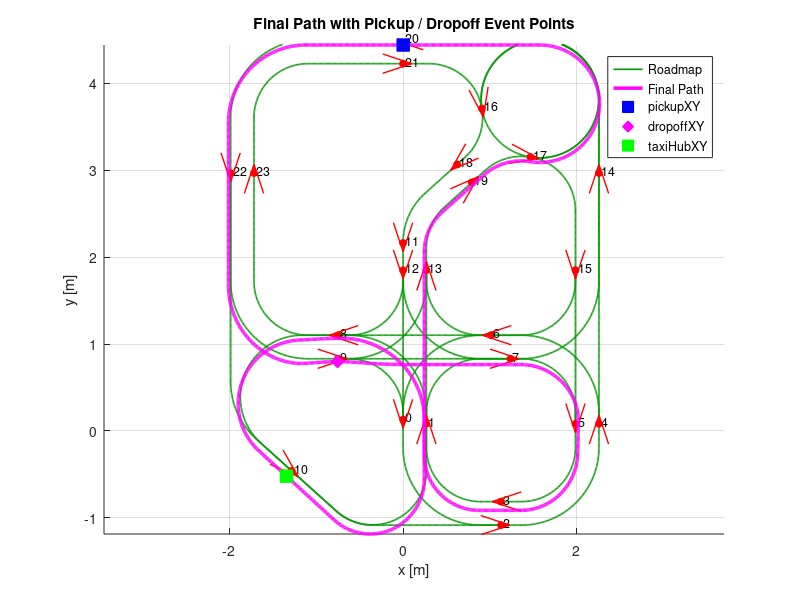

Source code (MATLAB):
function example_sdcs_path()
% example_sdcs_path
% Taxi mission planner on the Quanser SDCS roadmap.
%
% Mission:
%   taxi hub (node 10) -> pickup node -> dropoff node -> taxi hub (node 10)
%
% Exports to MAT file and base workspace:
%   pickupXY, dropoffXY, taxiHubXY
%   pickupPathIndex, dropoffPathIndex, taxiHubPathIndex
%   pickupStopRadius, dropoffStopRadius
%   pickupStopTime, dropoffStopTime

    clear; clc; close all;

    %% =========================
    % User settings
    %% =========================
    leftHandTraffic = false;
    useSmallMap = false;
    stepSize = 0.01;
    doPlot = true;
    saveOutput = true;
    outputMatFile = 'sdcs_taxi_mission.mat';

    % ============================================================
    % MISSION NODES (0-based indexing, same as Quanser/Python)
    % ============================================================
    taxiHubNode0 = 10;
    pickupNode0  = 20;
    dropoffNode0 = 9;

    %% =========================
    % Ride event settings
    %% =========================
    pickupStopRadius   = 0.20;   % [m]
    dropoffStopRadius  = 0.20;   % [m]
    pickupStopTime     = 2.0;    % [s]
    dropoffStopTime    = 2.0;    % [s]

    %% =========================
    % OPTIONAL PATH CORRECTION
    %% =========================
    usePathCorrection = true;
    loadCorrectionFromFile = false;
    correctionFile = 'astar_path_correction.mat';

    manualCorr.s             = 1.0000;
    manualCorr.rotDeg        = 0.0;
    manualCorr.tx            = -0.025;
    manualCorr.ty            = -0.05;

    manualCorr.xLeftScale    = 1.00
    manualCorr.xRightScale   = 1.015;
    manualCorr.yTopScale     = 0.998;
    manualCorr.yBottomScale  = 1.02;

    manualCorr.lateralOffset = 0.0005
    manualCorr.smoothWin     = 1;
    manualCorr.keepEndpoints = true;

    %% =========================
    % Build roadmap
    %% =========================
    roadmap = build_sdcs_roadmap(leftHandTraffic, useSmallMap, stepSize);

    %% =========================
    % Validate node IDs
    %% =========================
    maxNode0 = size(roadmap.nodes,1) - 1;
    validate_node_id(taxiHubNode0, maxNode0, 'taxiHubNode0');
    validate_node_id(pickupNode0,  maxNode0, 'pickupNode0');
    validate_node_id(dropoffNode0, maxNode0, 'dropoffNode0');

    %% =========================
    % Plan each leg with A*
    %% =========================
    leg1 = roadmap_find_shortest_node_sequence(roadmap, taxiHubNode0, pickupNode0);
    leg2 = roadmap_find_shortest_node_sequence(roadmap, pickupNode0, dropoffNode0);
    leg3 = roadmap_find_shortest_node_sequence(roadmap, dropoffNode0, taxiHubNode0);

    if isempty(leg1)
        error('A* failed for leg 1: taxiHubNode0 -> pickupNode0');
    end
    if isempty(leg2)
        error('A* failed for leg 2: pickupNode0 -> dropoffNode0');
    end
    if isempty(leg3)
        error('A* failed for leg 3: dropoffNode0 -> taxiHubNode0');
    end

    %% =========================
    % Combine mission node sequence
    %% =========================
    missionNodeSequence = concatenate_node_sequences({leg1, leg2, leg3});

    fprintf('Leg 1 (hub -> pickup)     = ['); fprintf('%d ', leg1); fprintf(']\n');
    fprintf('Leg 2 (pickup -> dropoff) = ['); fprintf('%d ', leg2); fprintf(']\n');
    fprintf('Leg 3 (dropoff -> hub)    = ['); fprintf('%d ', leg3); fprintf(']\n');
    fprintf('Mission node sequence     = ['); fprintf('%d ', missionNodeSequence); fprintf(']\n');

    %% =========================
    % Generate RAW path for each leg
    %% =========================
    leg1XY_raw = roadmap_generate_path(roadmap, leg1);
    leg2XY_raw = roadmap_generate_path(roadmap, leg2);
    leg3XY_raw = roadmap_generate_path(roadmap, leg3);

    if isempty(leg1XY_raw)
        error('Path generation failed for leg 1.');
    end
    if isempty(leg2XY_raw)
        error('Path generation failed for leg 2.');
    end
    if isempty(leg3XY_raw)
        error('Path generation failed for leg 3.');
    end

    %% =========================
    % Generate RAW full mission path
    %% =========================
    pathXY_raw = roadmap_generate_path(roadmap, missionNodeSequence);

    if isempty(pathXY_raw)
        error('Path generation failed after mission node-sequence planning.');
    end

    %% =========================
    % Optional correction
    %% =========================
    if usePathCorrection
        if loadCorrectionFromFile
            if ~isfile(correctionFile)
                error('Correction file not found: %s', correctionFile);
            end
            C = load(correctionFile);
            if ~isfield(C, 'corr')
                error('Correction file must contain a variable named "corr".');
            end
            corr = C.corr;
        else
            corr = manualCorr;
        end

        pathXY_corrected = correct_generated_path(pathXY_raw, corr);
        leg1XY_corrected = correct_generated_path(leg1XY_raw, corr);
        leg2XY_corrected = correct_generated_path(leg2XY_raw, corr);
        leg3XY_corrected = correct_generated_path(leg3XY_raw, corr);

        % Local tweaks only where needed
        pathXY_corrected = local_path_tweak(pathXY_corrected, roadmap);
        leg1XY_corrected = local_path_tweak(leg1XY_corrected, roadmap);
        leg2XY_corrected = local_path_tweak(leg2XY_corrected, roadmap);
        leg3XY_corrected = local_path_tweak(leg3XY_corrected, roadmap);

    else
        corr = [];
        pathXY_corrected = pathXY_raw;
        leg1XY_corrected = leg1XY_raw;
        leg2XY_corrected = leg2XY_raw;
        leg3XY_corrected = leg3XY_raw;
    end

    %% =========================
    % Final exported path
    %% =========================
    pathXY = pathXY_corrected;
    path_x_custom = pathXY(:,1);
    path_y_custom = pathXY(:,2);

    leg1_x = leg1XY_corrected(:,1); leg1_y = leg1XY_corrected(:,2);
    leg2_x = leg2XY_corrected(:,1); leg2_y = leg2XY_corrected(:,2);
    leg3_x = leg3XY_corrected(:,1); leg3_y = leg3XY_corrected(:,2);

    %% =========================
    % Pickup / Dropoff event points on final path
    %% =========================
    pickupMat  = pickupNode0 + 1;
    dropoffMat = dropoffNode0 + 1;
    taxiHubMat = taxiHubNode0 + 1;

    pickupNodeXY_raw  = roadmap.nodes(pickupMat,1:2);
    dropoffNodeXY_raw = roadmap.nodes(dropoffMat,1:2);
    taxiHubNodeXY_raw = roadmap.nodes(taxiHubMat,1:2);

    pickupPathIndex  = nearest_point_index(pathXY, pickupNodeXY_raw);
    dropoffPathIndex = nearest_point_index(pathXY, dropoffNodeXY_raw);
    taxiHubPathIndex = nearest_point_index(pathXY, taxiHubNodeXY_raw);

    pickupXY  = pathXY(pickupPathIndex,:);
    dropoffXY = pathXY(dropoffPathIndex,:);
    taxiHubXY = pathXY(taxiHubPathIndex,:);

    % Optional ride flag along path
    pathRideFlag = zeros(size(pathXY,1),1,'uint8');
    if pickupPathIndex < dropoffPathIndex
        if pickupPathIndex + 1 <= dropoffPathIndex
            pathRideFlag((pickupPathIndex+1):dropoffPathIndex) = uint8(1);
        end
        if dropoffPathIndex < size(pathXY,1)
            pathRideFlag((dropoffPathIndex+1):end) = uint8(2);
        end
    end

    %% =========================
    % Export to base workspace for Simulink
    %% =========================
    assignin('base', 'pickupXY', pickupXY);
    assignin('base', 'dropoffXY', dropoffXY);
    assignin('base', 'taxiHubXY', taxiHubXY);

    assignin('base', 'pickupPathIndex', pickupPathIndex);
    assignin('base', 'dropoffPathIndex', dropoffPathIndex);
    assignin('base', 'taxiHubPathIndex', taxiHubPathIndex);

    assignin('base', 'pickupStopRadius', pickupStopRadius);
    assignin('base', 'dropoffStopRadius', dropoffStopRadius);
    assignin('base', 'pickupStopTime', pickupStopTime);
    assignin('base', 'dropoffStopTime', dropoffStopTime);

    assignin('base', 'pathXY', pathXY);
    assignin('base', 'path_x_custom', path_x_custom);
    assignin('base', 'path_y_custom', path_y_custom);
    assignin('base', 'pathRideFlag', pathRideFlag);

    fprintf('pickupXY  = [%.4f %.4f]\n', pickupXY(1), pickupXY(2));
    fprintf('dropoffXY = [%.4f %.4f]\n', dropoffXY(1), dropoffXY(2));
    fprintf('taxiHubXY = [%.4f %.4f]\n', taxiHubXY(1), taxiHubXY(2));

    %% =========================
    % Save
    %% =========================
    if saveOutput
        save(outputMatFile, ...
            'pathXY_raw', ...
            'pathXY_corrected', ...
            'pathXY', ...
            'path_x_custom', ...
            'path_y_custom', ...
            'leg1XY_raw', 'leg2XY_raw', 'leg3XY_raw', ...
            'leg1XY_corrected', 'leg2XY_corrected', 'leg3XY_corrected', ...
            'leg1_x', 'leg1_y', ...
            'leg2_x', 'leg2_y', ...
            'leg3_x', 'leg3_y', ...
            'missionNodeSequence', ...
            'leg1', 'leg2', 'leg3', ...
            'taxiHubNode0', ...
            'pickupNode0', ...
            'dropoffNode0', ...
            'pickupXY', ...
            'dropoffXY', ...
            'taxiHubXY', ...
            'pickupPathIndex', ...
            'dropoffPathIndex', ...
            'taxiHubPathIndex', ...
            'pickupStopRadius', ...
            'dropoffStopRadius', ...
            'pickupStopTime', ...
            'dropoffStopTime', ...
            'pathRideFlag', ...
            'corr');
        fprintf('Saved %s\n', outputMatFile);
    end

    %% =========================
    % Plot
    %% =========================
    if doPlot
        figure('Name','Taxi Mission Path');
        hold on; axis equal; grid on;

        plot_roadmap(roadmap);
        plot(pathXY(:,1), pathXY(:,2), 'm-', 'LineWidth', 2.5, 'DisplayName', 'Final Path');

        plot(pickupXY(1), pickupXY(2), 'bs', 'MarkerFaceColor', 'b', 'MarkerSize', 9, ...
            'DisplayName', 'pickupXY');
        plot(dropoffXY(1), dropoffXY(2), 'md', 'MarkerFaceColor', 'm', 'MarkerSize', 9, ...
            'DisplayName', 'dropoffXY');
        plot(taxiHubXY(1), taxiHubXY(2), 'gs', 'MarkerFaceColor', 'g', 'MarkerSize', 9, ...
            'DisplayName', 'taxiHubXY');

        xlabel('x [m]');
        ylabel('y [m]');
        title('Final Path with Pickup / Dropoff Event Points');
        legend('Location','best');
        hold off;
    end
end

%% =========================================================================
function idx = nearest_point_index(pathXY, pointXY)
    d2 = sum((pathXY - pointXY).^2, 2);
    [~, idx] = min(d2);
end

%% =========================================================================
function pathXY_out = correct_generated_path(pathXY_in, corr)

    pathXY = sanitize_xy(pathXY_in);

    if isempty(pathXY)
        pathXY_out = pathXY;
        return;
    end

    pathXY = apply_similarity_2d_manual(pathXY, corr.s, corr.rotDeg, corr.tx, corr.ty);
    pathXY = scale_path_sides_xy(pathXY, corr);

    if isfield(corr, 'lateralOffset') && abs(corr.lateralOffset) > 0
        pathXY = offset_path_left_normal(pathXY, corr.lateralOffset);
    end

    if isfield(corr, 'smoothWin') && corr.smoothWin > 1
        keepEndpoints = false;
        if isfield(corr, 'keepEndpoints')
            keepEndpoints = logical(corr.keepEndpoints);
        end
        pathXY = smooth_polyline_ma(pathXY, corr.smoothWin, keepEndpoints);
    end

    pathXY_out = sanitize_xy(pathXY);
end

%% =========================================================================
function XY2 = apply_similarity_2d_manual(XY, s, rotDeg, tx, ty)

    theta = deg2rad(rotDeg);
    R = [cos(theta), -sin(theta);
         sin(theta),  cos(theta)];

    XY2 = (s * (R * XY.')).';
    XY2(:,1) = XY2(:,1) + tx;
    XY2(:,2) = XY2(:,2) + ty;
end

%% =========================================================================
function XY2 = scale_path_sides_xy(XY, corr)

    XY2 = XY;

    xCenter = 0.5 * (min(XY(:,1)) + max(XY(:,1)));
    yCenter = 0.5 * (min(XY(:,2)) + max(XY(:,2)));

    xLeftScale = 1.0;
    xRightScale = 1.0;
    yTopScale = 1.0;
    yBottomScale = 1.0;

    if isfield(corr, 'xLeftScale'),    xLeftScale = corr.xLeftScale;       end
    if isfield(corr, 'xRightScale'),   xRightScale = corr.xRightScale;     end
    if isfield(corr, 'yTopScale'),     yTopScale = corr.yTopScale;         end
    if isfield(corr, 'yBottomScale'),  yBottomScale = corr.yBottomScale;   end

    idxLeft   = XY(:,1) < xCenter;
    idxRight  = XY(:,1) > xCenter;
    idxBottom = XY(:,2) < yCenter;
    idxTop    = XY(:,2) > yCenter;

    XY2(idxLeft,1)   = xCenter + xLeftScale   * (XY(idxLeft,1)   - xCenter);
    XY2(idxRight,1)  = xCenter + xRightScale  * (XY(idxRight,1)  - xCenter);
    XY2(idxBottom,2) = yCenter + yBottomScale * (XY(idxBottom,2) - yCenter);
    XY2(idxTop,2)    = yCenter + yTopScale    * (XY(idxTop,2)    - yCenter);
end

%% =========================================================================
function XY2 = offset_path_left_normal(XY, d)

    XY = sanitize_xy(XY);
    n = size(XY,1);

    if n < 2
        XY2 = XY;
        return;
    end

    tang = zeros(n,2);
    tang(1,:)   = XY(2,:)   - XY(1,:);
    tang(end,:) = XY(end,:) - XY(end-1,:);

    for i = 2:n-1
        tang(i,:) = XY(i+1,:) - XY(i-1,:);
    end

    XY2 = XY;

    for i = 1:n
        t = tang(i,:);
        nt = norm(t);

        if nt < 1e-12
            continue;
        end

        t = t / nt;
        nL = [-t(2), t(1)];
        XY2(i,:) = XY(i,:) + d * nL;
    end
end

%% =========================================================================
function XY2 = local_path_tweak(XY, roadmap)
% local_path_tweak
% Small local corrections only:
% - near node 9: move path slightly upward
% - near lower-right loop: move path slightly outward/right

    XY2 = XY;

    % -----------------------------
    % 1) Fix near node 9
    % -----------------------------
    n9 = roadmap.nodes(9+1, 1:2);

    sigma9 = 0.28;   % influence radius [m]
    dy9    = 0.035;  % upward shift [m]

    d29 = sum((XY2 - n9).^2, 2);
    w9  = exp(-d29 / (2*sigma9^2));

    XY2(:,2) = XY2(:,2) + dy9 * w9;

    % -----------------------------
    % 2) Fix lower-right loop
    % -----------------------------
    % Use node 4 / 5 region as center of the lower-right loop
    n4 = roadmap.nodes(4+1, 1:2);
    n5 = roadmap.nodes(5+1, 1:2);
    cLoop = 0.5 * (n4 + n5);

    sigmaLoop = 0.45;   % influence radius [m]
    dxLoop    = 0.030;  % move outward/right [m]

    d2Loop = sum((XY2 - cLoop).^2, 2);
    wLoop  = exp(-d2Loop / (2*sigmaLoop^2));

    XY2(:,1) = XY2(:,1) + dxLoop * wLoop;
end

%% =========================================================================
function XYs = smooth_polyline_ma(XY, win, keepEndpoints)

    XY = sanitize_xy(XY);
    n = size(XY,1);

    if n < 3 || win <= 1
        XYs = XY;
        return;
    end

    if mod(win,2) == 0
        win = win + 1;
    end

    halfW = floor(win/2);
    XYs = XY;

    for i = 1:n
        i1 = max(1, i-halfW);
        i2 = min(n, i+halfW);
        XYs(i,:) = mean(XY(i1:i2,:), 1);
    end

    if keepEndpoints
        XYs(1,:) = XY(1,:);
        XYs(end,:) = XY(end,:);
    end
end

%% =========================================================================
function XY = sanitize_xy(XY)

    if isempty(XY)
        return;
    end

    XY = double(XY);

    if size(XY,2) ~= 2
        error('sanitize_xy expects an Nx2 array.');
    end

    good = all(isfinite(XY), 2);
    XY = XY(good,:);

    if isempty(XY)
        return;
    end

    keep = true(size(XY,1),1);
    if size(XY,1) > 1
        keep(2:end) = any(abs(diff(XY,1,1)) > 1e-12, 2);
    end
    XY = XY(keep,:);
end

%% =========================================================================
function validate_node_id(nodeID0, maxNode0, varName)
    if nodeID0 < 0 || nodeID0 > maxNode0
        error('%s must be between 0 and %d', varName, maxNode0);
    end
end

%% =========================================================================
function missionSeq = concatenate_node_sequences(seqCell)

    missionSeq = [];

    for k = 1:numel(seqCell)
        seq = seqCell{k};

        if isempty(seq)
            missionSeq = [];
            return;
        end

        seq = seq(:).';

        if isempty(missionSeq)
            missionSeq = seq;
        else
            if missionSeq(end) == seq(1)
                missionSeq = [missionSeq, seq(2:end)]; %#ok<AGROW>
            else
                missionSeq = [missionSeq, seq]; %#ok<AGROW>
            end
        end
    end
end

%% =========================================================================
function roadmap = build_sdcs_roadmap(leftHandTraffic, useSmallMap, stepSize)

    scale   = 0.002035;
    xOffset = 1134;
    yOffset = 2363;

    innerLaneRadius     = 305.5 * scale;
    outerLaneRadius     = 438   * scale;
    trafficCircleRadius = 333   * scale;
    oneWayStreetRadius  = 350   * scale;
    kinkStreetRadius    = 375   * scale;

    halfPi = pi/2;

    if leftHandTraffic
        nodePoses = [
            1134, 2427,  halfPi;
            1134, 2323,  halfPi;
            1266, 2323, -halfPi;
            1688, 2896,  pi;
            1688, 2763,  0;
            2242, 2323, -halfPi;
            2109, 2323,  halfPi;
            1741, 1822,  0;
            1634, 1955,  pi;
             766, 1822,  0;
             766, 1955,  pi;
             504, 2589, 138*pi/180;
        ];

        if ~useSmallMap
            nodePoses = [nodePoses;
                1134, 1428,  halfPi;
                1266, 1454, -halfPi;
                2242, 1454, -halfPi;
                2109, 1200,  halfPi;
                1854.5, 814.5, 170.6*pi/180;
                1580, 540,  99.4*pi/180;
                1440, 856,  42*pi/180;
                1523, 958, -138*pi/180;
                1400, 153,  0;
                1134, 286,  pi;
                 159, 905,  halfPi;
                 291, 905, -halfPi;
            ];
        end

        edgeConfigs = [
             0,  1, 0;
             1,  7, outerLaneRadius;
             1, 10, innerLaneRadius;
             2,  4, innerLaneRadius;
             2, 11, innerLaneRadius;
             3,  0, outerLaneRadius;
             3, 11, outerLaneRadius;
             4,  6, innerLaneRadius;
             5,  3, outerLaneRadius;
             6,  8, innerLaneRadius;
             7,  5, outerLaneRadius;
             8,  2, innerLaneRadius;
             8, 10, 0;
             9,  2, outerLaneRadius;
             9,  7, 0;
            10,  1, innerLaneRadius;
            11,  9, oneWayStreetRadius;
        ];

        if ~useSmallMap
            edgeConfigs = [edgeConfigs;
                 1, 12, 0;
                 6, 15, 0;
                 7, 15, innerLaneRadius;
                 8, 12, outerLaneRadius;
                 9, 12, innerLaneRadius;
                10, 22, outerLaneRadius;
                11, 22, outerLaneRadius;
                12, 18, outerLaneRadius;
                13,  2, 0;
                13,  7, innerLaneRadius;
                13, 10, outerLaneRadius;
                14,  5, 0;
                14,  8, outerLaneRadius;
                15, 16, innerLaneRadius;
                16, 17, trafficCircleRadius;
                16, 19, innerLaneRadius;
                17, 14, trafficCircleRadius;
                17, 16, trafficCircleRadius;
                17, 21, innerLaneRadius;
                18, 17, innerLaneRadius;
                19, 13, innerLaneRadius;
                20, 14, trafficCircleRadius;
                20, 16, trafficCircleRadius;
                21, 23, innerLaneRadius;
                22, 20, outerLaneRadius;
                23,  9, innerLaneRadius;
            ];
        end

    else
        nodePoses = [
            1134, 2299, -halfPi;
            1266, 2323,  halfPi;
            1688, 2896,  0;
            1688, 2763,  pi;
            2242, 2323,  halfPi;
            2109, 2323, -halfPi;
            1632, 1822,  pi;
            1741, 1955,  0;
             766, 1822,  pi;
             766, 1955,  0;
             504, 2589, -42*pi/180;
        ];

        if ~useSmallMap
            nodePoses = [nodePoses;
                1134, 1300, -halfPi;
                1134, 1454, -halfPi;
                1266, 1454,  halfPi;
                2242, 905,    halfPi;
                2109, 1454,  -halfPi;
                1580, 540,   -80.6*pi/180;
                1854.4, 814.5, -9.4*pi/180;
                1440, 856,   -138*pi/180;
                1523, 958,    42*pi/180;
                1134, 153,    pi;
                1134, 286,    0;
                 159, 905,   -halfPi;
                 291, 905,    halfPi;
            ];
        end

        edgeConfigs = [
             0,  2, outerLaneRadius;
             1,  7, innerLaneRadius;
             1,  8, outerLaneRadius;
             2,  4, outerLaneRadius;
             3,  1, innerLaneRadius;
             4,  6, outerLaneRadius;
             5,  3, innerLaneRadius;
             6,  0, outerLaneRadius;
             6,  8, 0;
             7,  5, innerLaneRadius;
             8, 10, oneWayStreetRadius;
             9,  0, innerLaneRadius;
             9,  7, 0;
            10,  1, innerLaneRadius;
            10,  2, innerLaneRadius;
        ];

        if ~useSmallMap
            edgeConfigs = [edgeConfigs;
                 1, 13, 0;
                 4, 14, 0;
                 6, 13, innerLaneRadius;
                 7, 14, outerLaneRadius;
                 8, 23, innerLaneRadius;
                 9, 13, outerLaneRadius;
                11, 12, 0;
                12,  0, 0;
                12,  7, outerLaneRadius;
                12,  8, innerLaneRadius;
                13, 19, innerLaneRadius;
                14, 16, trafficCircleRadius;
                14, 20, trafficCircleRadius;
                15,  5, outerLaneRadius;
                15,  6, innerLaneRadius;
                16, 17, trafficCircleRadius;
                16, 18, innerLaneRadius;
                17, 15, innerLaneRadius;
                17, 16, trafficCircleRadius;
                17, 20, trafficCircleRadius;
                18, 11, kinkStreetRadius;
                19, 17, innerLaneRadius;
                20, 22, outerLaneRadius;
                21, 16, innerLaneRadius;
                22,  9, outerLaneRadius;
                22, 10, outerLaneRadius;
                23, 21, innerLaneRadius;
            ];
        end
    end

    N = size(nodePoses,1);
    nodes = zeros(N,3);
    for i = 1:N
        nodes(i,1) = scale * (nodePoses(i,1) - xOffset);
        nodes(i,2) = scale * (yOffset - nodePoses(i,2));
        nodes(i,3) = nodePoses(i,3);
    end

    E = size(edgeConfigs,1);
    edges(E) = struct('from', [], 'to', [], 'radius', [], 'waypoints', [], 'length', []);
    outEdges = cell(N,1);

    for k = 1:E
        fromIdx = edgeConfigs(k,1) + 1;
        toIdx   = edgeConfigs(k,2) + 1;
        radius  = edgeConfigs(k,3);

        [wp, L] = scs_path(nodes(fromIdx,:).', nodes(toIdx,:).', radius, stepSize);

        edges(k).from = fromIdx;
        edges(k).to = toIdx;
        edges(k).radius = radius;
        edges(k).waypoints = wp;
        edges(k).length = L;

        outEdges{fromIdx}(end+1) = k; %#ok<AGROW>
    end

    roadmap.nodes = nodes;
    roadmap.edges = edges;
    roadmap.outEdges = outEdges;
end

%% =========================================================================
function nodeSequence = roadmap_find_shortest_node_sequence(roadmap, startNode0, goalNode0)

    startNode = startNode0 + 1;
    goalNode  = goalNode0 + 1;
    N = size(roadmap.nodes,1);

    if startNode == goalNode
        nodeSequence = startNode0;
        return;
    end

    gScore = inf(N,1);
    fScore = inf(N,1);
    cameFrom = zeros(N,1);
    openSet = false(N,1);
    closedSet = false(N,1);

    gScore(startNode) = 0;
    fScore(startNode) = heuristic_node(roadmap.nodes(startNode,:), roadmap.nodes(goalNode,:));
    openSet(startNode) = true;

    while any(openSet)
        openIdx = find(openSet);
        [~, k] = min(fScore(openIdx));
        current = openIdx(k);

        if current == goalNode
            seq = current;
            while seq(1) ~= startNode
                parent = cameFrom(seq(1));
                if parent == 0
                    nodeSequence = [];
                    return;
                end
                seq = [parent; seq]; %#ok<AGROW>
            end
            nodeSequence = (seq - 1).';
            return;
        end

        openSet(current) = false;
        closedSet(current) = true;

        edgeList = roadmap.outEdges{current};

        for j = 1:numel(edgeList)
            edgeID = edgeList(j);
            edge = roadmap.edges(edgeID);
            neighbor = edge.to;

            if closedSet(neighbor)
                continue;
            end

            tentativeG = gScore(current) + edge.length;

            if tentativeG < gScore(neighbor)
                cameFrom(neighbor) = current;
                gScore(neighbor) = tentativeG;
                fScore(neighbor) = tentativeG + heuristic_node(roadmap.nodes(neighbor,:), roadmap.nodes(goalNode,:));
                openSet(neighbor) = true;
            end
        end
    end

    nodeSequence = [];
end

%% =========================================================================
function h = heuristic_node(nodePose, goalPose)
    h = norm(goalPose(1:2) - nodePose(1:2));
end

%% =========================================================================
function pathXY = roadmap_generate_path(roadmap, nodeSequence0)

    if numel(nodeSequence0) < 2
        pathXY = roadmap.nodes(nodeSequence0(1)+1,1:2);
        return;
    end

    pathXY = [];

    for i = 1:(numel(nodeSequence0)-1)
        startNode = nodeSequence0(i) + 1;
        goalNode  = nodeSequence0(i+1) + 1;

        segmentXY = roadmap_find_shortest_path(roadmap, startNode, goalNode);

        if isempty(segmentXY)
            pathXY = [];
            return;
        end

        if isempty(pathXY)
            pathXY = segmentXY;
        else
            pathXY = [pathXY; segmentXY(2:end,:)]; %#ok<AGROW>
        end
    end
end

%% =========================================================================
function pathXY = roadmap_find_shortest_path(roadmap, startNode, goalNode)

    if startNode == goalNode
        pathXY = roadmap.nodes(startNode,1:2);
        return;
    end

    N = size(roadmap.nodes,1);

    gScore = inf(N,1);
    fScore = inf(N,1);
    cameFromNode = zeros(N,1);
    cameFromEdge = zeros(N,1);
    openSet = false(N,1);
    closedSet = false(N,1);

    gScore(startNode) = 0;
    fScore(startNode) = heuristic_node(roadmap.nodes(startNode,:), roadmap.nodes(goalNode,:));
    openSet(startNode) = true;

    while any(openSet)
        openIdx = find(openSet);
        [~, k] = min(fScore(openIdx));
        current = openIdx(k);

        if current == goalNode
            pathXY = reconstruct_path(roadmap, cameFromNode, cameFromEdge, startNode, goalNode);
            return;
        end

        openSet(current) = false;
        closedSet(current) = true;

        edgeList = roadmap.outEdges{current};

        for j = 1:numel(edgeList)
            edgeID = edgeList(j);
            edge = roadmap.edges(edgeID);
            neighbor = edge.to;

            if closedSet(neighbor)
                continue;
            end

            tentativeG = gScore(current) + edge.length;

            if tentativeG < gScore(neighbor)
                cameFromNode(neighbor) = current;
                cameFromEdge(neighbor) = edgeID;
                gScore(neighbor) = tentativeG;
                fScore(neighbor) = tentativeG + heuristic_node(roadmap.nodes(neighbor,:), roadmap.nodes(goalNode,:));
                openSet(neighbor) = true;
            end
        end
    end

    pathXY = [];
end

%% =========================================================================
function pathXY = reconstruct_path(roadmap, cameFromNode, cameFromEdge, startNode, goalNode)
    pathXY = roadmap.nodes(goalNode,1:2);
    current = goalNode;

    while current ~= startNode
        prev = cameFromNode(current);
        edgeID = cameFromEdge(current);

        if prev == 0 || edgeID == 0
            pathXY = [];
            return;
        end

        edge = roadmap.edges(edgeID);
        segXY = [roadmap.nodes(prev,1:2); edge.waypoints.'; pathXY];
        pathXY = segXY;
        current = prev;
    end

    keep = [true; any(abs(diff(pathXY,1,1)) > 1e-12, 2)];
    pathXY = pathXY(keep,:);
end

%% =========================================================================
function [path, path_length] = scs_path(startPose, endPose, radius, stepSize)

    p1 = startPose(1:2);
    th1 = startPose(3);
    p2 = endPose(1:2);
    th2 = endPose(3);

    t1 = [cos(th1); sin(th1)];
    t2 = [cos(th2); sin(th2)];

    if signed_angle(t1, p2 - p1) > 0
        dirSign = 1;
    else
        dirSign = -1;
    end

    n1 = radius * [-t1(2); t1(1)] * dirSign;
    n2 = radius * [-t2(2); t2(1)] * dirSign;

    tol = 0.01;

    if abs(wrap_to_pi(th2 - th1)) < tol
        v = p2 - p1;
        v_uv = v / norm(v);
        if 1 - abs(dot(t1, v_uv)) < tol
            c = p2 + n1;
        else
            path = [];
            path_length = inf;
            return;
        end

    elseif abs(wrap_to_pi(th2 - th1 + pi)) < tol
        v = (p2 + 2*n2) - p1;
        v_uv = v / norm(v);
        if 1 - abs(dot(t1, v_uv)) < tol
            s = dot(t1, v);
            if s < tol
                c = p1 + n1;
            else
                c = p2 + n2;
            end
        else
            path = [];
            path_length = inf;
            return;
        end

    else
        d1 = p1 + n1;
        d2 = p2 + n2;

        A = [t1, -t2];
        b = d2 - d1;

        x = A \ b;

        if x(1) >= -tol && x(2) <= tol
            c = d1 + x(1) * t1;
        else
            path = [];
            path_length = inf;
            return;
        end
    end

    b1 = c - n1;
    b2 = c - n2;

    line1 = zeros(2,0);
    line1_length = norm(b1 - p1);

    if line1_length > stepSize
        ds = (1.0 / line1_length) * stepSize;
        s = ds;
        while s < 1
            p = p1 + s * (b1 - p1);
            line1(:,end+1) = p; %#ok<AGROW>
            s = s + ds;
        end
    end

    arc = zeros(2,0);
    ang_dist = wrap_to_2pi(dirSign * signed_angle(b1 - c, b2 - c));
    arc_length = abs(ang_dist * radius);

    if arc_length > stepSize && radius > 0
        start_angle = atan2(b1(2) - c(2), b1(1) - c(1));
        dth = stepSize / radius;

        s = dth;
        while s < ang_dist
            th = start_angle + s * dirSign;
            p = c + [cos(th); sin(th)] * radius;
            arc(:,end+1) = p; %#ok<AGROW>
            s = s + dth;
        end
    end

    line2 = zeros(2,0);
    line2_length = norm(b2 - p2);

    if line2_length > stepSize
        ds = (1.0 / line2_length) * stepSize;
        s = ds;
        while s < 1
            p = b2 + s * (p2 - b2);
            line2(:,end+1) = p; %#ok<AGROW>
            s = s + ds;
        end
    end

    path = [line1, arc, line2];
    path_length = line1_length + arc_length + line2_length;
end

%% =========================================================================
function th = wrap_to_2pi(th)
    twoPi = 2*pi;
    th = mod(mod(th, twoPi) + twoPi, twoPi);
end

function th = wrap_to_pi(th)
    twoPi = 2*pi;
    th = mod(th, twoPi);
    th = mod(th + twoPi, twoPi);
    if th > pi
        th = th - twoPi;
    end
end

function th = signed_angle(v1, v2)
    th = wrap_to_pi(atan2(v2(2), v2(1)) - atan2(v1(2), v1(1)));
end

%% =========================================================================
function plot_roadmap(roadmap)

    plottedRoadmap = false;

    for k = 1:numel(roadmap.edges)
        wp = roadmap.edges(k).waypoints;
        if ~isempty(wp)
            if ~plottedRoadmap
                plot(wp(1,:), wp(2,:), 'Color', [0 0.6 0], 'LineWidth', 1.2, ...
                    'DisplayName', 'Roadmap');
                plottedRoadmap = true;
            else
                plot(wp(1,:), wp(2,:), 'Color', [0 0.6 0], 'LineWidth', 1.2, ...
                    'HandleVisibility', 'off');
            end
        end
    end

    for i = 1:size(roadmap.nodes,1)
        x = roadmap.nodes(i,1);
        y = roadmap.nodes(i,2);
        th = roadmap.nodes(i,3);

        plot(x, y, 'ro', 'MarkerSize', 5, 'MarkerFaceColor', 'r', 'HandleVisibility', 'off');
        text(x + 0.03, y + 0.03, num2str(i-1), 'Color', 'k', 'FontSize', 9);

        arrowLen = 0.10;
        quiver(x, y, arrowLen*cos(th), arrowLen*sin(th), 0, ...
            'Color', 'r', 'LineWidth', 1, 'MaxHeadSize', 2, 'HandleVisibility', 'off');
    end
end
